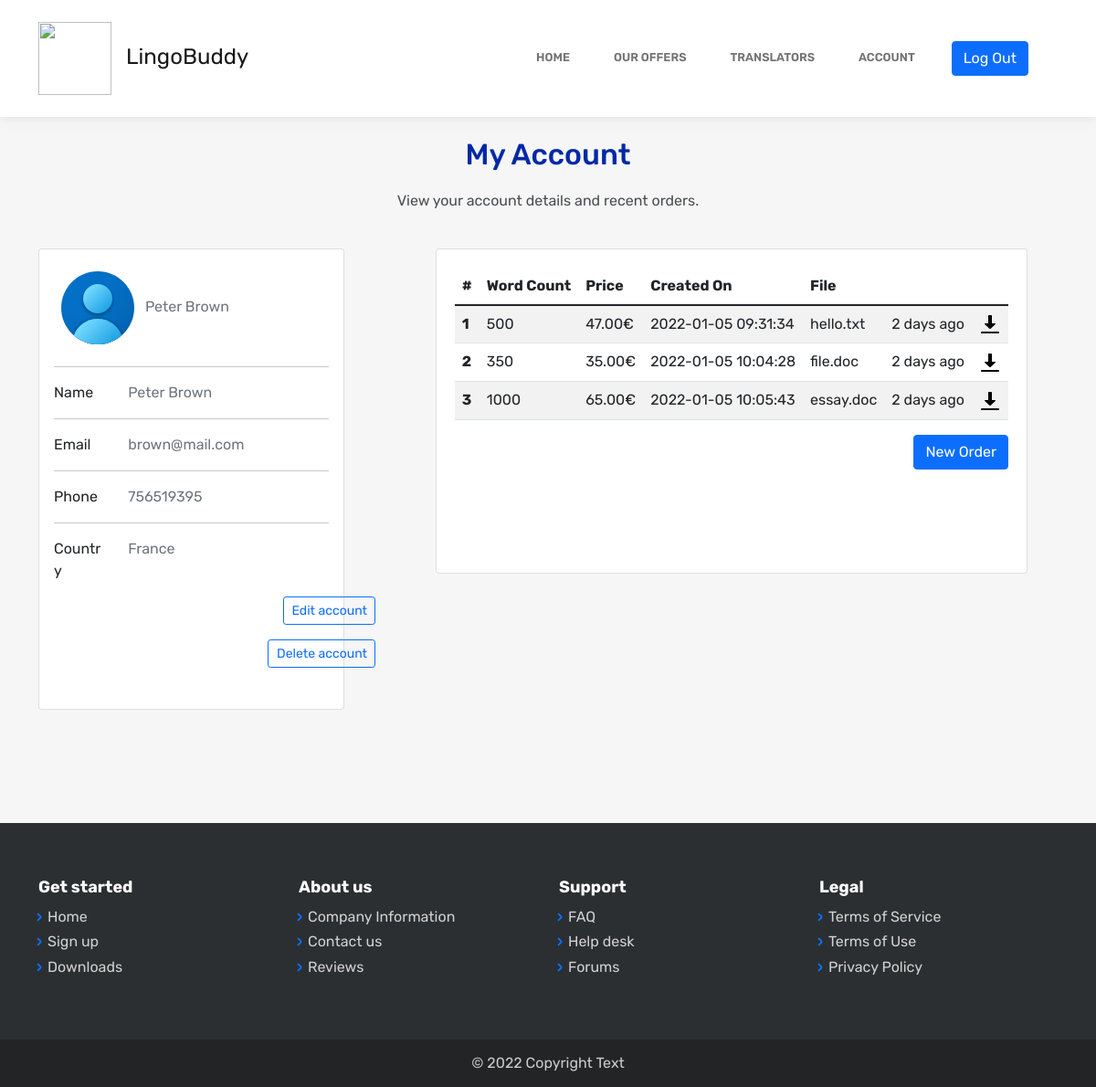
The app's page /account-view.php (signed in), older data.
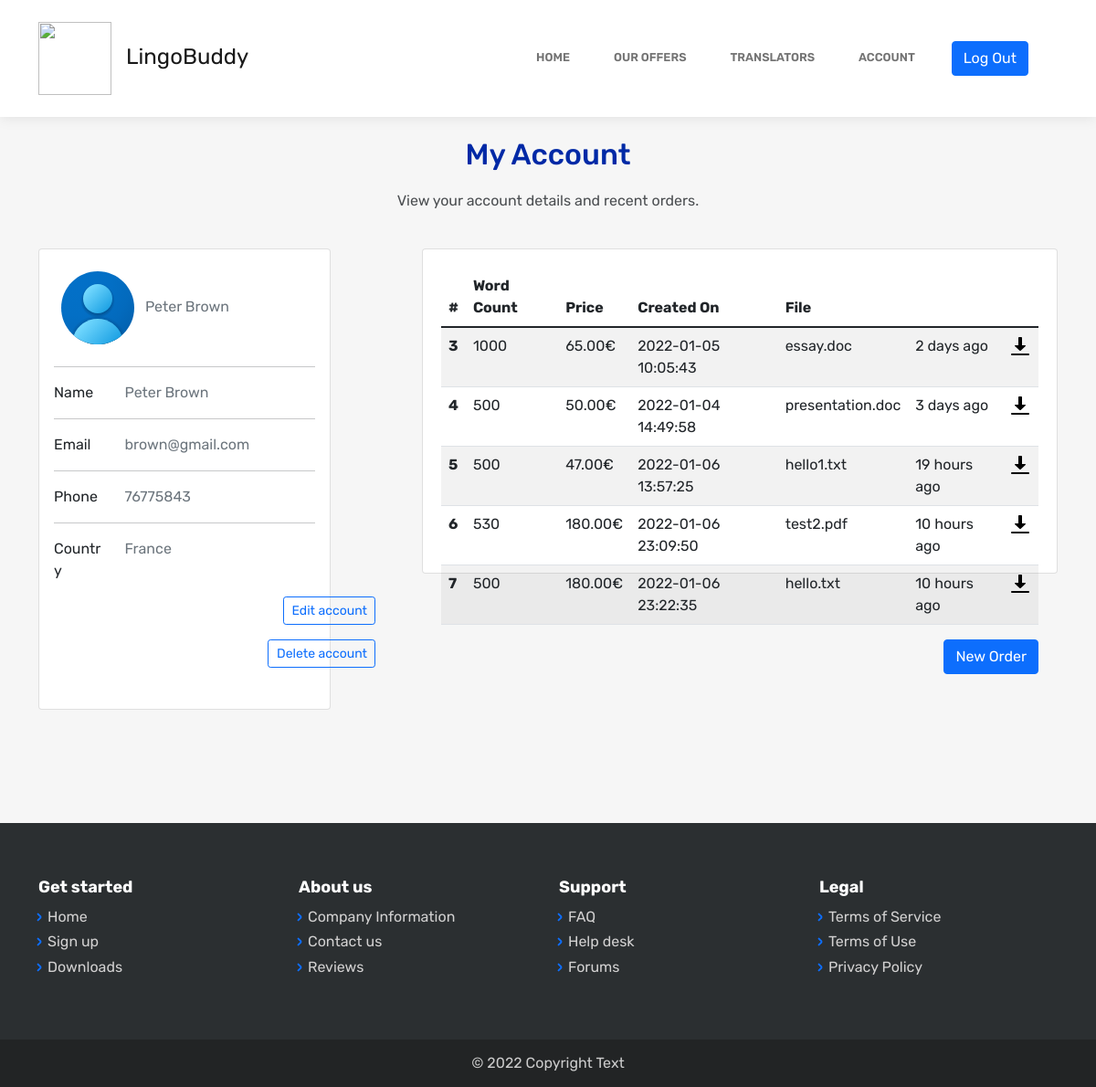
The same page, newer data.
### tables this page shows
CREATE TABLE `user` (
  `id` int(11) NOT NULL,
  `first_name` varchar(20) NOT NULL,
  `last_name` varchar(20) NOT NULL,
  `email` varchar(30) NOT NULL,
  `password` varchar(20) NOT NULL,
  `country` varchar(20) NOT NULL,
  `phone_number` int(10) NOT NULL
);

CREATE TABLE `user_order` (
  `id` int(11) NOT NULL,
  `user` int(11) NOT NULL,
  `word_count` int(11) NOT NULL,
  `file_url` varchar(250) NOT NULL,
  `created_on` datetime NOT NULL,
  `price` int(11) NOT NULL,
  `original_language` varchar(25) DEFAULT NULL,
  `target_language` varchar(25) DEFAULT NULL
);

### connect.php (the view, shortened to what this page needs)
<?php
function find_order($user)
{
    $mysqli = new mysqli('localhost', 'root', 'root', 'lingobuddy');
    $sql = "SELECT * FROM `user_order` WHERE `user` =" . $user . ";";
    $result = $mysqli->query($sql);
    if ($result->num_rows > 0) {
        while ($row = $result->fetch_assoc()) {
            echo '<tr>
                        <th scope="row">' . $row["id"] . '</th>
                        <td>' . $row["word_count"] . '</td>
                        <td>' . $row["price"] . '.00€</td>
                        <td>' . $row["created_on"] . '</td>
                        <td>' . $row["file_url"] . '</td>
                        <td>' . how_long_ago($row["created_on"]) . '</td>
                        <td><a download href="/' . $row["file_url"] . '"><img src="assets/img/dl.svg"></a></td>
                    </tr>';
        }
    } else echo '<tr><td style="border: none; box-shadow: none;">No orders found</td></tr>';
}
function user_first_name($user)
{
    $mysqli = new mysqli('localhost', 'root', 'root', 'lingobuddy');
    $sql = "SELECT `first_name` FROM `user` WHERE `id`=" . $user . ";";
    $result = $mysqli->query($sql);
    $row = $result->fetch_assoc();
    return $row["first_name"];
}
function user_last_name($user)
{
    $mysqli = new mysqli('localhost', 'root', 'root', 'lingobuddy');
    $sql = "SELECT `last_name` FROM `user` WHERE `id`=" . $user . ";";
    $result = $mysqli->query($sql);
    $row = $result->fetch_assoc();
    return $row["last_name"];
}
function user_email($user)
{
    $mysqli = new mysqli('localhost', 'root', 'root', 'lingobuddy');
    $sql = "SELECT `email` FROM `user` WHERE `id`=" . $user . ";";
    $result = $mysqli->query($sql);
    $row = $result->fetch_assoc();
    return $row["email"];
}
function user_phone($user)
{
    $mysqli = new mysqli('localhost', 'root', 'root', 'lingobuddy');
    $sql = "SELECT `phone_number` FROM `user` WHERE `id`=" . $user . ";";
    $result = $mysqli->query($sql);
    $row = $result->fetch_assoc();
    return $row["phone_number"];
}
function user_country($user)
{
    $mysqli = new mysqli('localhost', 'root', 'root', 'lingobuddy');
    $sql = "SELECT `country` FROM `user` WHERE `id`=" . $user . ";";
    $result = $mysqli->query($sql);
    $row = $result->fetch_assoc();
    return $row["country"];
}
function logged_in()
{
    if ($_SESSION["user"] == "" || !isset($_SESSION["user"])) return false;
    else return true;
}
function how_long_ago($date)
{
    $timestamp = strtotime($date);
    $strTime = array("second", "minute", "hour", "day", "month", "year");
    $length = array("60", "60", "24", "30", "12", "10");
    $currentTime = time();
    if ($currentTime >= $timestamp) {
        $diff     = time() - $timestamp;
        for ($i = 0; $diff >= $length[$i] && $i < count($length) - 1; $i++) {
            $diff = $diff / $length[$i];
        }
        $diff = round($diff);
        if ($diff == 1) {
            return $diff . " " . $strTime[$i] . " ago ";
        } else {
            return $diff . " " . $strTime[$i] . "s ago ";
        }
    }
    return "now";
}

### header.php (shortened to what this page needs)
<?php include "connect.php";
?>
<!DOCTYPE html>
<html>
<head>
    <link rel="stylesheet" href="assets/bootstrap/css/bootstrap.min.css">
    <link rel="stylesheet" href="assets/fonts/simple-line-icons.min.css">
    <link rel="stylesheet" href="assets/bootstrap/css/vanilla-zoom.min.css">
    <link rel="stylesheet" href="assets/bootstrap/css/style.css">
<body>
    <header>
        <nav class="navbar navbar-light navbar-expand-lg fixed-top bg-white clean-navbar">
            <div class="container"><a class="navbar-brand logo" href="#"><img class="img-logo" src="assets/img/language-translator.png" width="50" height="50">LingoBuddy</a>
                <div class="collapse navbar-collapse" id="navcol-1">
                    <ul class="navbar-nav ms-auto">
                        <li class="nav-item"><a class="nav-link" href="index.php">Home</a></li>
                        <li class="nav-item"><a class="nav-link" href="pricing.php">Our offers</a></li>
                        <li class="nav-item"><a class="nav-link" href="translators.php">Translators</a></li>
                        <?php if (logged_in()) {
                            echo '<li class="nav-item"><a class="nav-link" href="account-view.php">Account</a></li>'
                                . '<form id="logout" method="GET" action="index.php">
                            <li class="nav-item"><button class="btn btn-primary" type="submit" name="logout">Log Out</button></form></li>';
                        } else {
                            echo '<li class="nav-item"><a class="btn btn-primary" href="login.php">Log In</a></li>';
                        } ?>
                    </ul>
                </div>
            </div>
        </nav>
    </header>

### account-view.php (shortened to what this page needs)
<?php
include "header.php";
?>
<main class="page contact-us-page">
    <section class="clean-block clean-form dark">
        <div class="container">
            <div class="block-heading">
                <h2 class="text-info">My Account</h2>
                <p>View your account details and recent orders.</p>
            </div>
            <div class="account-container">
                <div class="card mb-4 contact-details">
                    <div class="card-body">
                        <div class="row">
                            <div class="col-12">
                                <p class="text-muted mb-0"><img src="assets/img/user.svg">
                                    <?php echo user_first_name($user) . " " . user_last_name($user) ?></p>
                            </div>
                        </div>
                        <hr>
                        <div class="row">
                            <div class="col-sm-3">
                                <p class="mb-0">Name</p>
                            </div>
                            <div class="col-sm-9">
                                <p class="text-muted mb-0"><?php echo user_first_name($user) . " " . user_last_name($user) ?></p>
                            </div>
                        </div>
                        <hr>
                        <div class="row">
                            <div class="col-sm-3">
                                <p class="mb-0">Email</p>
                            </div>
                            <div class="col-sm-9">
                                <p class="text-muted mb-0"><?php echo user_email($user) ?></p>
                            </div>
                        </div>
                        <hr>
                        <div class="row">
                            <div class="col-sm-3">
                                <p class="mb-0">Phone</p>
                            </div>
                            <div class="col-sm-9">
                                <p class="text-muted mb-0"><?php echo user_phone($user) ?></p>
                            </div>
                        </div>
                        <hr>
                        <div class="row">
                            <div class="col-sm-3">
                                <p class="mb-0">Country</p>
                            </div>
                            <div class="col-sm-9">
                                <p class="text-muted mb-0"><?php echo user_country($user) ?></p>
                            </div>
                        </div>
                    </div>
                    <p class="editacc"><a class="btn btn-outline-primary btn-sm" href=" /editaccount.php">Edit account</a></p>
                    <a class="btn btn-outline-primary btn-sm" href="#" id="deleteacc" onclick="toggledelete()"> Delete account</a>
                </div>
                <div class=" table-body">
                                <table class=" table table-striped table-hover">
                                    <thead>
                                        <tr>
                                            <th scope="col">#</th>
                                            <th scope="col">Word Count</th>
                                            <th scope="col">Price</th>
                                            <th scope="col">Created On</th>
                                            <th scope="col">File</th>
                                        </tr>
                                    </thead>
                                    <tbody>
                                        <?php find_order($user) ?>
                                    </tbody>
                                </table>
                                <div class="order-container">
                                    <a class="btn btn-primary new-order" href="order.php" role="button">New Order</a>
                                </div>
                </div>
            </div>
        </div>
    </section>
</main>
<?php include "footer.php"; ?>

### footer.php (shortened to what this page needs)
<footer class="page-footer dark">
    <div class="container">
        <div class="row">
            <div class="col-sm-3">
                <h5>Get started</h5>
                <ul>
                    <li><a href="#">Home</a></li>
                    <li><a href="#">Sign up</a></li>
                    <li><a href="#">Downloads</a></li>
                </ul>
            </div>
            <div class="col-sm-3">
                <h5>About us</h5>
                <ul>
                    <li><a href="#">Company Information</a></li>
                    <li><a href="#">Contact us</a></li>
                    <li><a href="#">Reviews</a></li>
                </ul>
            </div>
            <div class="col-sm-3">
                <h5>Support</h5>
                <ul>
                    <li><a href="#">FAQ</a></li>
                    <li><a href="#">Help desk</a></li>
                    <li><a href="#">Forums</a></li>
                </ul>
            </div>
            <div class="col-sm-3">
                <h5>Legal</h5>
                <ul>
                    <li><a href="#">Terms of Service</a></li>
                    <li><a href="#">Terms of Use</a></li>
                    <li><a href="#">Privacy Policy</a></li>
                </ul>
            </div>
        </div>
    </div>
    <div class="footer-copyright">
        <p>© 2022 Copyright Text</p>
    </div>
</footer>
</body>
</html>

Row changes from the older to the newer data that the page shows:
removed user_order: id "1", word_count "500", price "47", created_on "2022-01-05 09:31:34", file_url "hello.txt", created_on "2 days ago"
removed user_order: id "2", word_count "350", price "35", created_on "2022-01-05 10:04:28", file_url "file.doc", created_on "2 days ago"
changed user "Peter": email "brown@mail.com" → "brown@gmail.com"; phone_number "756519395" → "76775843"
added user_order: id "4", word_count "500", price "50", created_on "2022-01-04 14:49:58", file_url "presentation.doc", created_on "3 days ago"
added user_order: id "5", word_count "500", price "47", created_on "2022-01-06 13:57:25", file_url "hello1.txt", created_on "19 hours ago"
added user_order: id "6", word_count "530", price "180", created_on "2022-01-06 23:09:50", file_url "test2.pdf", created_on "10 hours ago"
added user_order: id "7", word_count "500", price "180", created_on "2022-01-06 23:22:35", file_url "hello.txt", created_on "10 hours ago"
